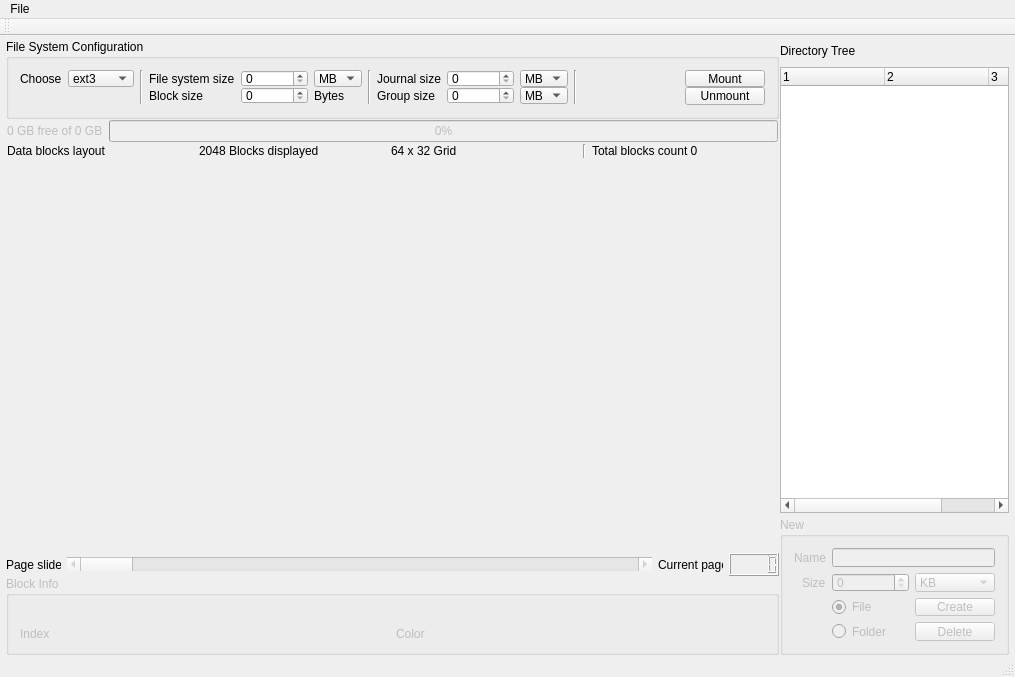
<?xml version="1.0" encoding="UTF-8"?>
<ui version="4.0">
 <class>MainWindow</class>
 <widget class="QMainWindow" name="MainWindow">
  <property name="geometry">
   <rect>
    <x>0</x>
    <y>0</y>
    <width>1015</width>
    <height>667</height>
   </rect>
  </property>
  <property name="windowTitle">
   <string>MainWindow</string>
  </property>
  <widget class="QWidget" name="globalLayout">
   <layout class="QGridLayout" name="gridLayout_3">
    <property name="leftMargin">
     <number>6</number>
    </property>
    <property name="topMargin">
     <number>3</number>
    </property>
    <property name="rightMargin">
     <number>6</number>
    </property>
    <property name="bottomMargin">
     <number>0</number>
    </property>
    <item row="0" column="1">
     <layout class="QHBoxLayout" name="globalDivisionHoriaontalLayout" stretch="0,1">
      <property name="spacing">
       <number>1</number>
      </property>
      <property name="topMargin">
       <number>0</number>
      </property>
      <property name="rightMargin">
       <number>0</number>
      </property>
      <item>
       <layout class="QGridLayout" name="gridLayout">
        <property name="leftMargin">
         <number>0</number>
        </property>
        <property name="topMargin">
         <number>0</number>
        </property>
        <property name="rightMargin">
         <number>0</number>
        </property>
        <property name="bottomMargin">
         <number>0</number>
        </property>
        <property name="spacing">
         <number>0</number>
        </property>
        <item row="0" column="0">
         <widget class="QGroupBox" name="filesystemConfigurationGroupBox">
          <property name="minimumSize">
           <size>
            <width>768</width>
            <height>80</height>
           </size>
          </property>
          <property name="maximumSize">
           <size>
            <width>16777215</width>
            <height>80</height>
           </size>
          </property>
          <property name="palette">
           <palette>
            <active>
             <colorrole role="NoRole">
              <brush brushstyle="SolidPattern">
               <color alpha="255">
                <red>255</red>
                <green>1</green>
                <blue>251</blue>
               </color>
              </brush>
             </colorrole>
             <colorrole role="ToolTipText">
              <brush brushstyle="SolidPattern">
               <color alpha="255">
                <red>204</red>
                <green>204</green>
                <blue>204</blue>
               </color>
              </brush>
             </colorrole>
            </active>
            <inactive>
             <colorrole role="NoRole">
              <brush brushstyle="SolidPattern">
               <color alpha="255">
                <red>255</red>
                <green>1</green>
                <blue>251</blue>
               </color>
              </brush>
             </colorrole>
             <colorrole role="ToolTipText">
              <brush brushstyle="SolidPattern">
               <color alpha="255">
                <red>204</red>
                <green>204</green>
                <blue>204</blue>
               </color>
              </brush>
             </colorrole>
            </inactive>
            <disabled>
             <colorrole role="NoRole">
              <brush brushstyle="SolidPattern">
               <color alpha="255">
                <red>255</red>
                <green>1</green>
                <blue>251</blue>
               </color>
              </brush>
             </colorrole>
             <colorrole role="ToolTipText">
              <brush brushstyle="SolidPattern">
               <color alpha="255">
                <red>204</red>
                <green>204</green>
                <blue>204</blue>
               </color>
              </brush>
             </colorrole>
            </disabled>
           </palette>
          </property>
          <property name="title">
           <string>File System Configuration</string>
          </property>
          <layout class="QGridLayout" name="gridLayout_2">
           <property name="verticalSpacing">
            <number>0</number>
           </property>
           <item row="0" column="13" rowspan="2">
            <spacer name="horizontalSpacer">
             <property name="orientation">
              <enum>Qt::Horizontal</enum>
             </property>
             <property name="sizeHint" stdset="0">
              <size>
               <width>50</width>
               <height>19</height>
              </size>
             </property>
            </spacer>
           </item>
           <item row="0" column="15">
            <widget class="QPushButton" name="mountButton">
             <property name="text">
              <string>Mount</string>
             </property>
            </widget>
           </item>
           <item row="1" column="5">
            <widget class="QSpinBox" name="blockSizeSpinBox">
             <property name="maximum">
              <number>99999999</number>
             </property>
            </widget>
           </item>
           <item row="1" column="7">
            <widget class="QLabel" name="label_4">
             <property name="text">
              <string>Bytes</string>
             </property>
            </widget>
           </item>
           <item row="0" column="5">
            <widget class="QSpinBox" name="filesystemSizeSpinBox">
             <property name="maximum">
              <number>999999999</number>
             </property>
            </widget>
           </item>
           <item row="0" column="7">
            <widget class="QComboBox" name="filesystemSizeUnitComboBox">
             <property name="currentIndex">
              <number>2</number>
             </property>
             <item>
              <property name="text">
               <string>B</string>
              </property>
             </item>
             <item>
              <property name="text">
               <string>KB</string>
              </property>
             </item>
             <item>
              <property name="text">
               <string>MB</string>
              </property>
             </item>
             <item>
              <property name="text">
               <string>GB</string>
              </property>
             </item>
             <item>
              <property name="text">
               <string>TB</string>
              </property>
             </item>
            </widget>
           </item>
           <item row="0" column="9">
            <widget class="QLabel" name="label_6">
             <property name="text">
              <string>Journal size</string>
             </property>
            </widget>
           </item>
           <item row="0" column="4">
            <widget class="QLabel" name="label_3">
             <property name="text">
              <string>File system size</string>
             </property>
            </widget>
           </item>
           <item row="1" column="15" rowspan="2">
            <widget class="QPushButton" name="unmountButton">
             <property name="text">
              <string>Unmount</string>
             </property>
            </widget>
           </item>
           <item row="0" column="0">
            <widget class="QLabel" name="label">
             <property name="text">
              <string>Choose</string>
             </property>
            </widget>
           </item>
           <item row="1" column="4">
            <widget class="QLabel" name="label_5">
             <property name="text">
              <string>Block size</string>
             </property>
            </widget>
           </item>
           <item row="0" column="1">
            <widget class="QComboBox" name="filesystemTypeComboBox">
             <property name="currentText">
              <string>ext3</string>
             </property>
             <property name="currentIndex">
              <number>0</number>
             </property>
             <item>
              <property name="text">
               <string>ext3</string>
              </property>
             </item>
             <item>
              <property name="text">
               <string>ext4</string>
              </property>
             </item>
             <item>
              <property name="text">
               <string>FAT12</string>
              </property>
             </item>
             <item>
              <property name="text">
               <string>FAT16</string>
              </property>
             </item>
             <item>
              <property name="text">
               <string>FAT32</string>
              </property>
             </item>
             <item>
              <property name="text">
               <string>NTFS</string>
              </property>
             </item>
             <item>
              <property name="text">
               <string>XFS</string>
              </property>
             </item>
            </widget>
           </item>
           <item row="0" column="10">
            <widget class="QSpinBox" name="journalSizeSpinBox">
             <property name="maximum">
              <number>999999999</number>
             </property>
            </widget>
           </item>
           <item row="0" column="11">
            <widget class="QComboBox" name="journalSizeUnitComboBox">
             <property name="currentIndex">
              <number>2</number>
             </property>
             <item>
              <property name="text">
               <string>B</string>
              </property>
             </item>
             <item>
              <property name="text">
               <string>KB</string>
              </property>
             </item>
             <item>
              <property name="text">
               <string>MB</string>
              </property>
             </item>
             <item>
              <property name="text">
               <string>GB</string>
              </property>
             </item>
             <item>
              <property name="text">
               <string>TB</string>
              </property>
             </item>
            </widget>
           </item>
           <item row="1" column="9">
            <widget class="QLabel" name="label_7">
             <property name="text">
              <string>Group size</string>
             </property>
            </widget>
           </item>
           <item row="1" column="10">
            <widget class="QSpinBox" name="blockGroupSizeSpinBox">
             <property name="maximum">
              <number>999999999</number>
             </property>
            </widget>
           </item>
           <item row="1" column="11">
            <widget class="QComboBox" name="blockGroupSizeUnitComboBox">
             <property name="currentIndex">
              <number>2</number>
             </property>
             <item>
              <property name="text">
               <string>B</string>
              </property>
             </item>
             <item>
              <property name="text">
               <string>KB</string>
              </property>
             </item>
             <item>
              <property name="text">
               <string>MB</string>
              </property>
             </item>
             <item>
              <property name="text">
               <string>GB</string>
              </property>
             </item>
             <item>
              <property name="text">
               <string>TB</string>
              </property>
             </item>
            </widget>
           </item>
           <item row="2" column="4">
            <spacer name="horizontalSpacer_3">
             <property name="orientation">
              <enum>Qt::Horizontal</enum>
             </property>
             <property name="sizeType">
              <enum>QSizePolicy::Maximum</enum>
             </property>
             <property name="sizeHint" stdset="0">
              <size>
               <width>77</width>
               <height>1</height>
              </size>
             </property>
            </spacer>
           </item>
           <item row="2" column="9">
            <spacer name="horizontalSpacer_4">
             <property name="orientation">
              <enum>Qt::Horizontal</enum>
             </property>
             <property name="sizeType">
              <enum>QSizePolicy::Maximum</enum>
             </property>
             <property name="sizeHint" stdset="0">
              <size>
               <width>59</width>
               <height>1</height>
              </size>
             </property>
            </spacer>
           </item>
           <item row="0" column="12" rowspan="2">
            <widget class="Line" name="line_3">
             <property name="orientation">
              <enum>Qt::Vertical</enum>
             </property>
            </widget>
           </item>
           <item row="0" column="2" rowspan="2">
            <widget class="Line" name="line">
             <property name="orientation">
              <enum>Qt::Vertical</enum>
             </property>
            </widget>
           </item>
           <item row="0" column="8" rowspan="2">
            <widget class="Line" name="line_2">
             <property name="orientation">
              <enum>Qt::Vertical</enum>
             </property>
            </widget>
           </item>
          </layout>
         </widget>
        </item>
        <item row="7" column="0">
         <layout class="QGridLayout" name="pageSliderGridLayout">
          <property name="topMargin">
           <number>5</number>
          </property>
          <item row="0" column="0">
           <widget class="QLabel" name="pageSliderLabel">
            <property name="maximumSize">
             <size>
              <width>55</width>
              <height>16777215</height>
             </size>
            </property>
            <property name="text">
             <string>Page slider</string>
            </property>
           </widget>
          </item>
          <item row="0" column="3">
           <widget class="QLCDNumber" name="currentPagelcdNumber">
            <property name="maximumSize">
             <size>
              <width>50</width>
              <height>16777215</height>
             </size>
            </property>
            <property name="smallDecimalPoint">
             <bool>false</bool>
            </property>
            <property name="segmentStyle">
             <enum>QLCDNumber::Filled</enum>
            </property>
           </widget>
          </item>
          <item row="0" column="1">
           <widget class="QScrollBar" name="pageScrollBar">
            <property name="enabled">
             <bool>false</bool>
            </property>
            <property name="orientation">
             <enum>Qt::Horizontal</enum>
            </property>
           </widget>
          </item>
          <item row="0" column="2">
           <widget class="QLabel" name="currentPageLabel">
            <property name="maximumSize">
             <size>
              <width>65</width>
              <height>16777215</height>
             </size>
            </property>
            <property name="text">
             <string>Current page</string>
            </property>
           </widget>
          </item>
         </layout>
        </item>
        <item row="4" column="0">
         <widget class="QWidget" name="renderWidget" native="true">
          <property name="minimumSize">
           <size>
            <width>773</width>
            <height>389</height>
           </size>
          </property>
          <property name="maximumSize">
           <size>
            <width>773</width>
            <height>389</height>
           </size>
          </property>
          <property name="palette">
           <palette>
            <active>
             <colorrole role="WindowText">
              <brush brushstyle="SolidPattern">
               <color alpha="255">
                <red>255</red>
                <green>255</green>
                <blue>255</blue>
               </color>
              </brush>
             </colorrole>
             <colorrole role="Dark">
              <brush brushstyle="SolidPattern">
               <color alpha="255">
                <red>203</red>
                <green>203</green>
                <blue>203</blue>
               </color>
              </brush>
             </colorrole>
             <colorrole role="Text">
              <brush brushstyle="SolidPattern">
               <color alpha="255">
                <red>255</red>
                <green>255</green>
                <blue>255</blue>
               </color>
              </brush>
             </colorrole>
             <colorrole role="ButtonText">
              <brush brushstyle="SolidPattern">
               <color alpha="255">
                <red>255</red>
                <green>255</green>
                <blue>255</blue>
               </color>
              </brush>
             </colorrole>
             <colorrole role="Shadow">
              <brush brushstyle="SolidPattern">
               <color alpha="255">
                <red>0</red>
                <green>0</green>
                <blue>0</blue>
               </color>
              </brush>
             </colorrole>
             <colorrole role="HighlightedText">
              <brush brushstyle="SolidPattern">
               <color alpha="255">
                <red>255</red>
                <green>230</green>
                <blue>153</blue>
               </color>
              </brush>
             </colorrole>
             <colorrole role="ToolTipBase">
              <brush brushstyle="SolidPattern">
               <color alpha="255">
                <red>255</red>
                <green>117</green>
                <blue>195</blue>
               </color>
              </brush>
             </colorrole>
             <colorrole role="ToolTipText">
              <brush brushstyle="SolidPattern">
               <color alpha="255">
                <red>190</red>
                <green>190</green>
                <blue>190</blue>
               </color>
              </brush>
             </colorrole>
            </active>
            <inactive>
             <colorrole role="WindowText">
              <brush brushstyle="SolidPattern">
               <color alpha="255">
                <red>255</red>
                <green>255</green>
                <blue>255</blue>
               </color>
              </brush>
             </colorrole>
             <colorrole role="Dark">
              <brush brushstyle="SolidPattern">
               <color alpha="255">
                <red>203</red>
                <green>203</green>
                <blue>203</blue>
               </color>
              </brush>
             </colorrole>
             <colorrole role="Text">
              <brush brushstyle="SolidPattern">
               <color alpha="255">
                <red>255</red>
                <green>255</green>
                <blue>255</blue>
               </color>
              </brush>
             </colorrole>
             <colorrole role="ButtonText">
              <brush brushstyle="SolidPattern">
               <color alpha="255">
                <red>255</red>
                <green>255</green>
                <blue>255</blue>
               </color>
              </brush>
             </colorrole>
             <colorrole role="Shadow">
              <brush brushstyle="SolidPattern">
               <color alpha="255">
                <red>0</red>
                <green>0</green>
                <blue>0</blue>
               </color>
              </brush>
             </colorrole>
             <colorrole role="HighlightedText">
              <brush brushstyle="SolidPattern">
               <color alpha="255">
                <red>255</red>
                <green>230</green>
                <blue>153</blue>
               </color>
              </brush>
             </colorrole>
             <colorrole role="ToolTipBase">
              <brush brushstyle="SolidPattern">
               <color alpha="255">
                <red>255</red>
                <green>117</green>
                <blue>195</blue>
               </color>
              </brush>
             </colorrole>
             <colorrole role="ToolTipText">
              <brush brushstyle="SolidPattern">
               <color alpha="255">
                <red>190</red>
                <green>190</green>
                <blue>190</blue>
               </color>
              </brush>
             </colorrole>
            </inactive>
            <disabled>
             <colorrole role="WindowText">
              <brush brushstyle="SolidPattern">
               <color alpha="255">
                <red>203</red>
                <green>203</green>
                <blue>203</blue>
               </color>
              </brush>
             </colorrole>
             <colorrole role="Dark">
              <brush brushstyle="SolidPattern">
               <color alpha="255">
                <red>203</red>
                <green>203</green>
                <blue>203</blue>
               </color>
              </brush>
             </colorrole>
             <colorrole role="Text">
              <brush brushstyle="SolidPattern">
               <color alpha="255">
                <red>203</red>
                <green>203</green>
                <blue>203</blue>
               </color>
              </brush>
             </colorrole>
             <colorrole role="ButtonText">
              <brush brushstyle="SolidPattern">
               <color alpha="255">
                <red>203</red>
                <green>203</green>
                <blue>203</blue>
               </color>
              </brush>
             </colorrole>
             <colorrole role="Shadow">
              <brush brushstyle="SolidPattern">
               <color alpha="255">
                <red>0</red>
                <green>0</green>
                <blue>0</blue>
               </color>
              </brush>
             </colorrole>
             <colorrole role="HighlightedText">
              <brush brushstyle="SolidPattern">
               <color alpha="255">
                <red>255</red>
                <green>230</green>
                <blue>153</blue>
               </color>
              </brush>
             </colorrole>
             <colorrole role="ToolTipBase">
              <brush brushstyle="SolidPattern">
               <color alpha="255">
                <red>255</red>
                <green>117</green>
                <blue>195</blue>
               </color>
              </brush>
             </colorrole>
             <colorrole role="ToolTipText">
              <brush brushstyle="SolidPattern">
               <color alpha="255">
                <red>190</red>
                <green>190</green>
                <blue>190</blue>
               </color>
              </brush>
             </colorrole>
            </disabled>
           </palette>
          </property>
         </widget>
        </item>
        <item row="8" column="0">
         <widget class="QGroupBox" name="blockInfoGroupBox">
          <property name="enabled">
           <bool>false</bool>
          </property>
          <property name="title">
           <string>Block Info</string>
          </property>
          <layout class="QGridLayout" name="gridLayout_7">
           <item row="0" column="0">
            <widget class="QLabel" name="blockInfoLabel">
             <property name="text">
              <string/>
             </property>
            </widget>
           </item>
           <item row="1" column="0">
            <widget class="QLabel" name="blockInfoIndexLabel">
             <property name="text">
              <string>Index</string>
             </property>
            </widget>
           </item>
           <item row="1" column="1">
            <widget class="QLabel" name="blockInfoColorLabel">
             <property name="text">
              <string>Color</string>
             </property>
            </widget>
           </item>
           <item row="0" column="1">
            <spacer name="verticalSpacer">
             <property name="orientation">
              <enum>Qt::Vertical</enum>
             </property>
             <property name="sizeHint" stdset="0">
              <size>
               <width>20</width>
               <height>40</height>
              </size>
             </property>
            </spacer>
           </item>
          </layout>
         </widget>
        </item>
        <item row="2" column="0">
         <layout class="QHBoxLayout" name="freeSpaceHorizontalLayout">
          <property name="leftMargin">
           <number>1</number>
          </property>
          <property name="topMargin">
           <number>1</number>
          </property>
          <property name="rightMargin">
           <number>1</number>
          </property>
          <property name="bottomMargin">
           <number>1</number>
          </property>
          <item>
           <widget class="QLabel" name="filesystemProgressLabel">
            <property name="enabled">
             <bool>false</bool>
            </property>
            <property name="text">
             <string>0 GB free of 0 GB</string>
            </property>
           </widget>
          </item>
          <item>
           <widget class="QProgressBar" name="filesystemProgressBar">
            <property name="enabled">
             <bool>false</bool>
            </property>
            <property name="value">
             <number>0</number>
            </property>
           </widget>
          </item>
         </layout>
        </item>
        <item row="3" column="0">
         <layout class="QHBoxLayout" name="renderWidgetDescriptionLayout">
          <property name="leftMargin">
           <number>1</number>
          </property>
          <property name="topMargin">
           <number>1</number>
          </property>
          <property name="rightMargin">
           <number>1</number>
          </property>
          <property name="bottomMargin">
           <number>1</number>
          </property>
          <item>
           <widget class="QLabel" name="label_11">
            <property name="text">
             <string>Data blocks layout</string>
            </property>
           </widget>
          </item>
          <item>
           <widget class="QLabel" name="label_12">
            <property name="text">
             <string>2048 Blocks displayed</string>
            </property>
           </widget>
          </item>
          <item>
           <widget class="QLabel" name="label_13">
            <property name="text">
             <string>64 x 32 Grid</string>
            </property>
           </widget>
          </item>
          <item>
           <widget class="Line" name="line_4">
            <property name="orientation">
             <enum>Qt::Vertical</enum>
            </property>
           </widget>
          </item>
          <item>
           <widget class="QLabel" name="totalBlocksLabel">
            <property name="text">
             <string>Total blocks count 0</string>
            </property>
           </widget>
          </item>
         </layout>
        </item>
       </layout>
      </item>
      <item>
       <layout class="QGridLayout" name="sidebarGridLayout">
        <property name="rightMargin">
         <number>0</number>
        </property>
        <property name="horizontalSpacing">
         <number>0</number>
        </property>
        <property name="verticalSpacing">
         <number>4</number>
        </property>
        <item row="3" column="0">
         <widget class="QGroupBox" name="newItemGroupBox">
          <property name="enabled">
           <bool>false</bool>
          </property>
          <property name="minimumSize">
           <size>
            <width>0</width>
            <height>138</height>
           </size>
          </property>
          <property name="maximumSize">
           <size>
            <width>16777215</width>
            <height>138</height>
           </size>
          </property>
          <property name="title">
           <string>New</string>
          </property>
          <layout class="QGridLayout" name="gridLayout_8">
           <item row="2" column="0" alignment="Qt::AlignRight">
            <widget class="QLabel" name="sizeLabel">
             <property name="text">
              <string>Size</string>
             </property>
            </widget>
           </item>
           <item row="4" column="4">
            <widget class="QPushButton" name="deleteButton">
             <property name="text">
              <string>Delete</string>
             </property>
            </widget>
           </item>
           <item row="1" column="0" alignment="Qt::AlignRight">
            <widget class="QLabel" name="nameLabel">
             <property name="text">
              <string>Name</string>
             </property>
            </widget>
           </item>
           <item row="4" column="0">
            <spacer name="horizontalSpacer_2">
             <property name="orientation">
              <enum>Qt::Horizontal</enum>
             </property>
             <property name="sizeType">
              <enum>QSizePolicy::Fixed</enum>
             </property>
             <property name="sizeHint" stdset="0">
              <size>
               <width>27</width>
               <height>20</height>
              </size>
             </property>
            </spacer>
           </item>
           <item row="4" column="1">
            <widget class="QRadioButton" name="folderRadioButton">
             <property name="text">
              <string>Folder</string>
             </property>
            </widget>
           </item>
           <item row="3" column="1">
            <widget class="QRadioButton" name="fileRadioButton">
             <property name="text">
              <string>File</string>
             </property>
             <property name="checked">
              <bool>true</bool>
             </property>
            </widget>
           </item>
           <item row="2" column="1" colspan="3">
            <widget class="QSpinBox" name="fileSizeSpinBox">
             <property name="maximum">
              <number>99999999</number>
             </property>
            </widget>
           </item>
           <item row="4" column="2" colspan="2">
            <spacer name="horizontalSpacer_8">
             <property name="orientation">
              <enum>Qt::Horizontal</enum>
             </property>
             <property name="sizeHint" stdset="0">
              <size>
               <width>40</width>
               <height>20</height>
              </size>
             </property>
            </spacer>
           </item>
           <item row="3" column="4">
            <widget class="QPushButton" name="createButton">
             <property name="text">
              <string>Create</string>
             </property>
            </widget>
           </item>
           <item row="2" column="4">
            <widget class="QComboBox" name="fileSizeUnitComboBox">
             <property name="currentIndex">
              <number>1</number>
             </property>
             <item>
              <property name="text">
               <string>B</string>
              </property>
             </item>
             <item>
              <property name="text">
               <string>KB</string>
              </property>
             </item>
             <item>
              <property name="text">
               <string>MB</string>
              </property>
             </item>
             <item>
              <property name="text">
               <string>GB</string>
              </property>
             </item>
             <item>
              <property name="text">
               <string>TB</string>
              </property>
             </item>
            </widget>
           </item>
           <item row="1" column="1" colspan="4">
            <widget class="QLineEdit" name="nameLineEdit"/>
           </item>
          </layout>
          <zorder>deleteButton</zorder>
          <zorder>horizontalSpacer_2</zorder>
          <zorder>sizeLabel</zorder>
          <zorder>nameLabel</zorder>
          <zorder>fileSizeSpinBox</zorder>
          <zorder>fileSizeUnitComboBox</zorder>
          <zorder>folderRadioButton</zorder>
          <zorder>fileRadioButton</zorder>
          <zorder>horizontalSpacer_8</zorder>
          <zorder>createButton</zorder>
          <zorder>nameLineEdit</zorder>
         </widget>
        </item>
        <item row="0" column="0">
         <widget class="QLabel" name="directoriesTreeLabel">
          <property name="minimumSize">
           <size>
            <width>0</width>
            <height>24</height>
           </size>
          </property>
          <property name="maximumSize">
           <size>
            <width>16777215</width>
            <height>24</height>
           </size>
          </property>
          <property name="text">
           <string>Directory Tree</string>
          </property>
         </widget>
        </item>
        <item row="1" column="0">
         <widget class="QTreeWidget" name="directoriesTreeWidget">
          <property name="frameShape">
           <enum>QFrame::StyledPanel</enum>
          </property>
          <property name="animated">
           <bool>true</bool>
          </property>
          <property name="columnCount">
           <number>3</number>
          </property>
          <attribute name="headerDefaultSectionSize">
           <number>104</number>
          </attribute>
          <attribute name="headerHighlightSections">
           <bool>false</bool>
          </attribute>
          <attribute name="headerShowSortIndicator" stdset="0">
           <bool>false</bool>
          </attribute>
          <attribute name="headerStretchLastSection">
           <bool>true</bool>
          </attribute>
          <column>
           <property name="text">
            <string notr="true">1</string>
           </property>
          </column>
          <column>
           <property name="text">
            <string notr="true">2</string>
           </property>
          </column>
          <column>
           <property name="text">
            <string notr="true">3</string>
           </property>
          </column>
         </widget>
        </item>
       </layout>
      </item>
     </layout>
    </item>
   </layout>
  </widget>
  <widget class="QMenuBar" name="menuBar">
   <property name="geometry">
    <rect>
     <x>0</x>
     <y>0</y>
     <width>1015</width>
     <height>21</height>
    </rect>
   </property>
   <widget class="QMenu" name="menuFile">
    <property name="title">
     <string>File</string>
    </property>
    <addaction name="actionOpen_File_System"/>
   </widget>
   <addaction name="menuFile"/>
  </widget>
  <widget class="QToolBar" name="mainToolBar">
   <attribute name="toolBarArea">
    <enum>TopToolBarArea</enum>
   </attribute>
   <attribute name="toolBarBreak">
    <bool>false</bool>
   </attribute>
  </widget>
  <widget class="QStatusBar" name="statusBar"/>
  <action name="actionOpen_File_System">
   <property name="text">
    <string>Open File System</string>
   </property>
  </action>
 </widget>
 <layoutdefault spacing="6" margin="11"/>
 <resources/>
 <connections/>
</ui>
